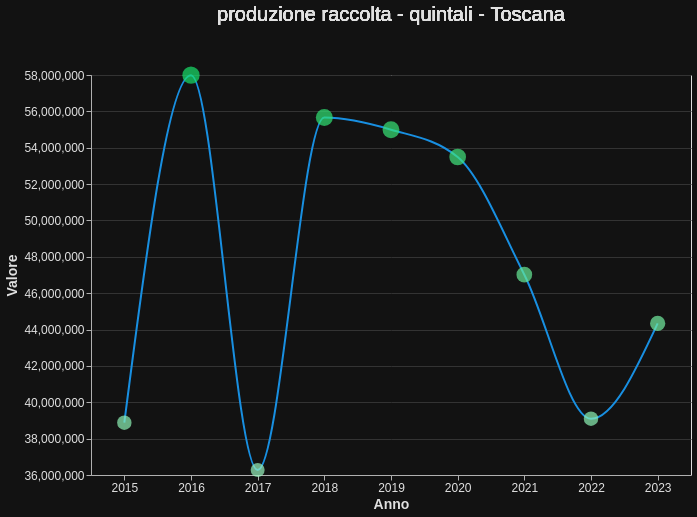

Express this chart as Vega-Lite.
### Vega-Lite specification from a JSON file in a GitHub repository (floating-point values rounded to 4 significant figures)
{"$schema": "https://vega.github.io/schema/vega-lite/v5.15.1.json", "config": {"axis": {"domainColor": "#B0B0B0", "gridColor": "#333333", "labelColor": "#E0E0E0", "labelFontSize": 12, "tickColor": "#B0B0B0", "titleColor": "#E0E0E0", "titleFontSize": 14}, "background": "#121212", "legend": {"labelColor": "#E0E0E0", "titleColor": "#E0E0E0"}, "mark": {"color": "#1f77b4"}, "title": {"color": "#E0E0E0", "fontSize": 20}}, "data": {"name": "data-9cfb34cf44e53f7d98fdf3e26a7fb021"}, "datasets": {"data-9cfb34cf44e53f7d98fdf3e26a7fb021": [{"Anno": 2015, "Territorio": "Toscana", "Tipo dato": "produzione raccolta - quintali", "Title": "produzione raccolta - quintali - Toscana", "Valore": 38880000.0}, {"Anno": 2016, "Territorio": "Toscana", "Tipo dato": "produzione raccolta - quintali", "Title": "produzione raccolta - quintali - Toscana", "Valore": 57990000.0}, {"Anno": 2017, "Territorio": "Toscana", "Tipo dato": "produzione raccolta - quintali", "Title": "produzione raccolta - quintali - Toscana", "Valore": 36270000.0}, {"Anno": 2018, "Territorio": "Toscana", "Tipo dato": "produzione raccolta - quintali", "Title": "produzione raccolta - quintali - Toscana", "Valore": 55660000.0}, {"Anno": 2019, "Territorio": "Toscana", "Tipo dato": "produzione raccolta - quintali", "Title": "produzione raccolta - quintali - Toscana", "Valore": 54990000.0}, {"Anno": 2020, "Territorio": "Toscana", "Tipo dato": "produzione raccolta - quintali", "Title": "produzione raccolta - quintali - Toscana", "Valore": 53490000.0}, {"Anno": 2021, "Territorio": "Toscana", "Tipo dato": "produzione raccolta - quintali", "Title": "produzione raccolta - quintali - Toscana", "Valore": 47020000.0}, {"Anno": 2022, "Territorio": "Toscana", "Tipo dato": "produzione raccolta - quintali", "Title": "produzione raccolta - quintali - Toscana", "Valore": 39100000.0}, {"Anno": 2023, "Territorio": "Toscana", "Tipo dato": "produzione raccolta - quintali", "Title": "produzione raccolta - quintali - Toscana", "Valore": 44340000.0}, {"Anno": 2015, "Territorio": "Toscana", "Tipo dato": "produzione totale - quintali", "Title": "produzione totale - quintali - Toscana", "Valore": 39190000.0}, {"Anno": 2016, "Territorio": "Toscana", "Tipo dato": "produzione totale - quintali", "Title": "produzione totale - quintali - Toscana", "Valore": 58190000.0}, {"Anno": 2017, "Territorio": "Toscana", "Tipo dato": "produzione totale - quintali", "Title": "produzione totale - quintali - Toscana", "Valore": 37060000.0}, {"Anno": 2018, "Territorio": "Toscana", "Tipo dato": "produzione totale - quintali", "Title": "produzione totale - quintali - Toscana", "Valore": 55850000.0}, {"Anno": 2019, "Territorio": "Toscana", "Tipo dato": "produzione totale - quintali", "Title": "produzione totale - quintali - Toscana", "Valore": 55240000.0}, {"Anno": 2020, "Territorio": "Toscana", "Tipo dato": "produzione totale - quintali", "Title": "produzione totale - quintali - Toscana", "Valore": 53250000.0}, {"Anno": 2021, "Territorio": "Toscana", "Tipo dato": "produzione totale - quintali", "Title": "produzione totale - quintali - Toscana", "Valore": 45730000.0}, {"Anno": 2022, "Territorio": "Toscana", "Tipo dato": "produzione totale - quintali", "Title": "produzione totale - quintali - Toscana", "Valore": 36260000.0}, {"Anno": 2023, "Territorio": "Toscana", "Tipo dato": "produzione totale - quintali", "Title": "produzione totale - quintali - Toscana", "Valore": 41200000.0}, {"Anno": 2015, "Territorio": "Toscana", "Tipo dato": "superficie in produzione - ettari", "Title": "superficie in produzione - ettari - Toscana", "Valore": 376400.0}, {"Anno": 2016, "Territorio": "Toscana", "Tipo dato": "superficie in produzione - ettari", "Title": "superficie in produzione - ettari - Toscana", "Valore": 387500.0}, {"Anno": 2017, "Territorio": "Toscana", "Tipo dato": "superficie in produzione - ettari", "Title": "superficie in produzione - ettari - Toscana", "Valore": 382400.0}, {"Anno": 2018, "Territorio": "Toscana", "Tipo dato": "superficie in produzione - ettari", "Title": "superficie in produzione - ettari - Toscana", "Valore": 389300.0}, {"Anno": 2019, "Territorio": "Toscana", "Tipo dato": "superficie in produzione - ettari", "Title": "superficie in produzione - ettari - Toscana", "Valore": 394700.0}, {"Anno": 2020, "Territorio": "Toscana", "Tipo dato": "superficie in produzione - ettari", "Title": "superficie in produzione - ettari - Toscana", "Valore": 395600.0}, {"Anno": 2021, "Territorio": "Toscana", "Tipo dato": "superficie in produzione - ettari", "Title": "superficie in produzione - ettari - Toscana", "Valore": 375200.0}, {"Anno": 2022, "Territorio": "Toscana", "Tipo dato": "superficie in produzione - ettari", "Title": "superficie in produzione - ettari - Toscana", "Valore": 418600.0}, {"Anno": 2023, "Territorio": "Toscana", "Tipo dato": "superficie in produzione - ettari", "Title": "superficie in produzione - ettari - Toscana", "Valore": 409100.0}, {"Anno": 2015, "Territorio": "Toscana", "Tipo dato": "superficie totale - are", "Title": "superficie totale - are - Toscana", "Valore": 33960.0}, {"Anno": 2016, "Territorio": "Toscana", "Tipo dato": "superficie totale - are", "Title": "superficie totale - are - Toscana", "Valore": 31370.0}, {"Anno": 2017, "Territorio": "Toscana", "Tipo dato": "superficie totale - are", "Title": "superficie totale - are - Toscana", "Valore": 29780.0}, {"Anno": 2018, "Territorio": "Toscana", "Tipo dato": "superficie totale - are", "Title": "superficie totale - are - Toscana", "Valore": 29770.0}, {"Anno": 2019, "Territorio": "Toscana", "Tipo dato": "superficie totale - are", "Title": "superficie totale - are - Toscana", "Valore": 29230.0}, {"Anno": 2020, "Territorio": "Toscana", "Tipo dato": "superficie totale - are", "Title": "superficie totale - are - Toscana", "Valore": 26520.0}, {"Anno": 2021, "Territorio": "Toscana", "Tipo dato": "superficie totale - are", "Title": "superficie totale - are - Toscana", "Valore": 34460.0}, {"Anno": 2022, "Territorio": "Toscana", "Tipo dato": "superficie totale - are", "Title": "superficie totale - are - Toscana", "Valore": 27060.0}, {"Anno": 2023, "Territorio": "Toscana", "Tipo dato": "superficie totale - are", "Title": "superficie totale - are - Toscana", "Valore": 27250.0}, {"Anno": 2015, "Territorio": "Toscana", "Tipo dato": "superficie totale - ettari", "Title": "superficie totale - ettari - Toscana", "Valore": 600600.0}, {"Anno": 2016, "Territorio": "Toscana", "Tipo dato": "superficie totale - ettari", "Title": "superficie totale - ettari - Toscana", "Valore": 613900.0}, {"Anno": 2017, "Territorio": "Toscana", "Tipo dato": "superficie totale - ettari", "Title": "superficie totale - ettari - Toscana", "Valore": 621500.0}, {"Anno": 2018, "Territorio": "Toscana", "Tipo dato": "superficie totale - ettari", "Title": "superficie totale - ettari - Toscana", "Valore": 609400.0}, {"Anno": 2019, "Territorio": "Toscana", "Tipo dato": "superficie totale - ettari", "Title": "superficie totale - ettari - Toscana", "Valore": 604400.0}, {"Anno": 2020, "Territorio": "Toscana", "Tipo dato": "superficie totale - ettari", "Title": "superficie totale - ettari - Toscana", "Valore": 605300.0}, {"Anno": 2021, "Territorio": "Toscana", "Tipo dato": "superficie totale - ettari", "Title": "superficie totale - ettari - Toscana", "Valore": 581600.0}, {"Anno": 2022, "Territorio": "Toscana", "Tipo dato": "superficie totale - ettari", "Title": "superficie totale - ettari - Toscana", "Valore": 625800.0}, {"Anno": 2023, "Territorio": "Toscana", "Tipo dato": "superficie totale - ettari", "Title": "superficie totale - ettari - Toscana", "Valore": 632400.0}]}, "params": [{"bind": {"input": "select", "name": " ", "options": ["produzione raccolta - quintali", "produzione totale - quintali", "superficie in produzione - ettari", "superficie totale - are", "superficie totale - ettari"]}, "name": "SelectTipoDato", "select": {"fields": ["Tipo dato"], "type": "point"}, "value": "produzione raccolta - quintali", "views": ["view_7"]}], "vconcat": [{"encoding": {"text": {"field": "Title", "type": "nominal"}}, "height": 30, "mark": {"align": "center", "color": "#E0E0E0", "dy": -15, "fontSize": 20, "type": "text"}, "transform": [{"filter": {"param": "SelectTipoDato"}}], "width": 600}, {"height": 400, "layer": [{"encoding": {"x": {"field": "Anno", "title": "Anno", "type": "nominal"}, "y": {"field": "Valore", "scale": {"zero": false}, "title": "Valore", "type": "quantitative"}}, "mark": {"color": "#188FE1", "interpolate": "monotone", "type": "line"}, "name": "view_7", "transform": [{"filter": {"param": "SelectTipoDato"}}]}, {"encoding": {"color": {"field": "Valore", "scale": {"range": ["#99f4be", "#18E169"]}, "type": "quantitative"}, "size": {"field": "Valore", "legend": null, "scale": {"range": [20, 300]}, "type": "quantitative"}, "tooltip": [{"field": "Anno", "type": "nominal"}, {"field": "Valore", "format": ",", "type": "quantitative"}], "x": {"axis": {"labelAlign": "center", "labelAngle": 0, "labelBaseline": "top"}, "field": "Anno", "title": "Anno", "type": "nominal"}, "y": {"field": "Valore", "title": "Valore", "type": "quantitative"}}, "mark": {"type": "circle"}, "transform": [{"filter": {"param": "SelectTipoDato"}}]}], "width": 600}]}
